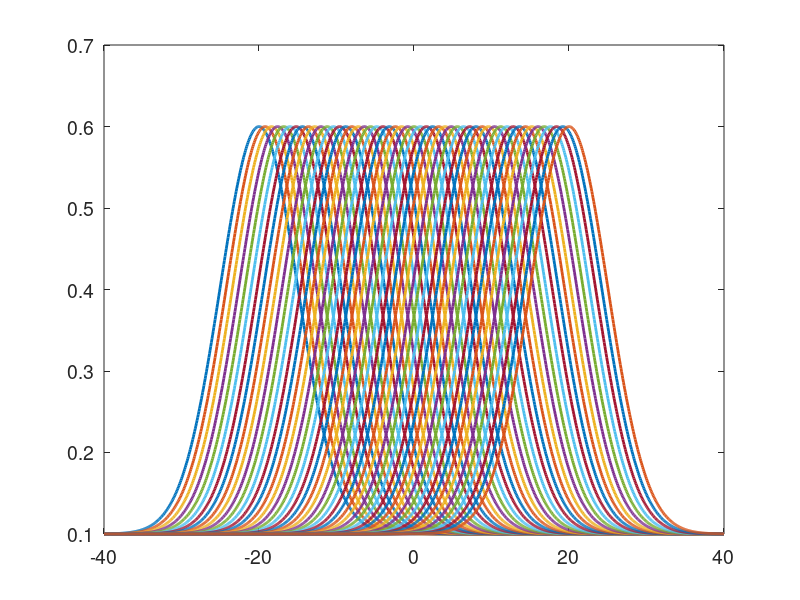

The MATLAB script that drew this image: (Note: this script raises an error after producing the figure.)
clear; close all;
set(0,'DefaultLineLineWidth',2);
set(0,'DefaultAxesFontSize',14);

%% Part a

g = 0.5;
b = 0.1;
sig_tc = 5;
sprefvec = linspace(-20,20,51);

svec = linspace(-40,40,1000);

f = NaN(length(sprefvec), length(svec)); % Neurons by stimuli

for i = 1:length(sprefvec)
    f(i,:) = g * exp(-(svec-sprefvec(i)).^2/2/sig_tc^2) + b;
end

figure;
plot(svec, f)

struevec = -5:0.5:5;
[bias_WTA, bias_COM, bias_ML, var_WTA, var_COM, var_ML] = deal(NaN(size(struevec)));

for k = 1:length(struevec)
    s = struevec(k)
    
    %% Part b
    %s = 0; % FIXED stimulus!!
    f_s = g * exp(-(s-sprefvec).^2/2/sig_tc^2) + b; % 1 x 51
    
    ntrials = 10000;
    
    r = NaN(ntrials, length(sprefvec)); % Trials by neurons (1000 x 51)
    for i = 1:ntrials
        r(i,:) = poissrnd(f_s);
    end
    
    % % Without a for-loop:
    % F_s = repmat(f_s,[ntrials,1]);
    % r = poissrnd(F_s);
    
    %% Part c
    
    [shat_WTA, shat_COM, shat_ML] = deal(NaN(1,ntrials));
    for i = 1:ntrials
        r = poissrnd(f_s);
        
        % Winner-take-all decoder - first try
        % [~,ind] = max(r);
        % shat_WTA(i) = sprefvec(ind);
        
        % Winner-take-all decoder - better try
        allmax = find(r==max(r));
        if length(allmax)==1
            ind = allmax;
        else
            ind = randsample(allmax,1);
        end
        shat_WTA(i) = sprefvec(ind);
        
        if sum(r) == 0
            shat_COM(i) = 0;
        else
            shat_COM(i) = sum(r .* sprefvec)/sum(r);
        end
        
        % Maximum-likelihood decoder
        myNLL = @(s) neglogL(s,r);
        
        nruns = 2; % run 10 different initializations for s (multistart)
        output = NaN(1,nruns);
        pars = NaN(nruns,1);
        for j = 1:10
            init = rand; % Randomize init
            [pars(j),output(j)] = fminsearch(myNLL,init); % Optimize and save
        end
        [~,ind] = min(output);
        shat_ML(i) = pars(ind);
      
    end
    
    %% Part d
    bias_WTA(k) = mean(shat_WTA) - s;
    bias_COM(k) = mean(shat_COM) - s;
    bias_ML(k) = mean(shat_ML) - s;
    
    var_WTA(k) = var(shat_WTA);
    var_COM(k) = var(shat_COM);
    var_ML(k) = var(shat_ML);
end

%% Plots

figure;
subplot(1,2,1);
plot(struevec, [bias_WTA; bias_COM; bias_ML]); 
legend('WTA','COM','ML')
xlabel('Stimulus'); set(gca,'xtick', -5:1:5)
ylabel('Bias')

subplot(1,2,2);
plot(struevec, [var_WTA; var_COM; var_ML]);
legend('WTA','COM','ML')
xlabel('Stimulus'); set(gca,'xtick', -5:1:5)
ylabel('Variance')